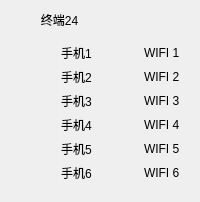
     <widget class="QWidget" name="widget_24" native="true">
      <layout class="QGridLayout" name="gridLayout_26">
       <item row="0" column="0">
        <layout class="QVBoxLayout" name="verticalLayout_25">
         <item>
          <widget class="QLabel" name="label_637">
           <property name="text">
            <string>         终端24</string>
           </property>
          </widget>
         </item>
         <item>
          <widget class="QWidget" name="widget_52" native="true">
           <layout class="QGridLayout" name="gridLayout_52">
            <item row="1" column="0">
             <widget class="LightButton" name="lightButton1_613" native="true"/>
            </item>
            <item row="2" column="0">
             <widget class="LightButton" name="lightButton1_614" native="true"/>
            </item>
            <item row="0" column="2">
             <widget class="LightButton" name="lightButton1_615" native="true"/>
            </item>
            <item row="4" column="2">
             <widget class="LightButton" name="lightButton1_616" native="true"/>
            </item>
            <item row="5" column="0">
             <widget class="LightButton" name="lightButton1_617" native="true"/>
            </item>
            <item row="0" column="0">
             <widget class="LightButton" name="lightButton1_618" native="true"/>
            </item>
            <item row="5" column="2">
             <widget class="LightButton" name="lightButton1_619" native="true"/>
            </item>
            <item row="1" column="2">
             <widget class="LightButton" name="lightButton1_620" native="true"/>
            </item>
            <item row="2" column="2">
             <widget class="LightButton" name="lightButton1_621" native="true"/>
            </item>
            <item row="3" column="2">
             <widget class="LightButton" name="lightButton1_622" native="true"/>
            </item>
            <item row="4" column="0">
             <widget class="LightButton" name="lightButton1_623" native="true"/>
            </item>
            <item row="3" column="0">
             <widget class="LightButton" name="lightButton1_624" native="true"/>
            </item>
            <item row="0" column="3">
             <widget class="QLabel" name="WifiLabel24_1">
              <property name="text">
               <string>WIFI 1</string>
              </property>
             </widget>
            </item>
            <item row="4" column="3">
             <widget class="QLabel" name="WifiLabel24_5">
              <property name="text">
               <string>WIFI 5</string>
              </property>
             </widget>
            </item>
            <item row="3" column="3">
             <widget class="QLabel" name="WifiLabel24_4">
              <property name="text">
               <string>WIFI 4</string>
              </property>
             </widget>
            </item>
            <item row="3" column="1">
             <widget class="QLabel" name="PhoneLabel24_4">
              <property name="text">
               <string>手机4</string>
              </property>
             </widget>
            </item>
            <item row="0" column="1">
             <widget class="QLabel" name="PhoneLabel24_1">
              <property name="text">
               <string>手机1</string>
              </property>
             </widget>
            </item>
            <item row="2" column="1">
             <widget class="QLabel" name="PhoneLabel24_3">
              <property name="text">
               <string>手机3</string>
              </property>
             </widget>
            </item>
            <item row="4" column="1">
             <widget class="QLabel" name="PhoneLabel24_5">
              <property name="text">
               <string>手机5</string>
              </property>
             </widget>
            </item>
            <item row="5" column="1">
             <widget class="QLabel" name="PhoneLabel24_6">
              <property name="text">
               <string>手机6</string>
              </property>
             </widget>
            </item>
            <item row="1" column="1">
             <widget class="QLabel" name="PhoneLabel24_2">
              <property name="text">
               <string>手机2</string>
              </property>
             </widget>
            </item>
            <item row="5" column="3">
             <widget class="QLabel" name="WifiLabel24_6">
              <property name="text">
               <string>WIFI 6</string>
              </property>
             </widget>
            </item>
            <item row="2" column="3">
             <widget class="QLabel" name="WifiLabel24_3">
              <property name="text">
               <string>WIFI 3</string>
              </property>
             </widget>
            </item>
            <item row="1" column="3">
             <widget class="QLabel" name="WifiLabel24_2">
              <property name="text">
               <string>WIFI 2</string>
              </property>
             </widget>
            </item>
           </layout>
          </widget>
         </item>
        </layout>
       </item>
      </layout>
     </widget>
